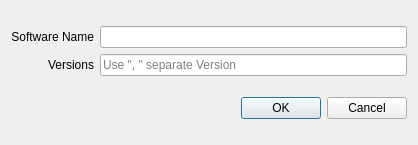
<?xml version="1.0" encoding="UTF-8"?>
<ui version="4.0">
 <class>Dialog</class>
 <widget class="QDialog" name="Dialog">
  <property name="geometry">
   <rect>
    <x>0</x>
    <y>0</y>
    <width>418</width>
    <height>145</height>
   </rect>
  </property>
  <property name="windowTitle">
   <string>Add software</string>
  </property>
  <layout class="QGridLayout" name="gridLayout">
   <item row="1" column="0">
    <widget class="QDialogButtonBox" name="buttonBox">
     <property name="orientation">
      <enum>Qt::Horizontal</enum>
     </property>
     <property name="standardButtons">
      <set>QDialogButtonBox::Cancel|QDialogButtonBox::Ok</set>
     </property>
    </widget>
   </item>
   <item row="0" column="0">
    <layout class="QGridLayout" name="gridLayout_2">
     <item row="0" column="1">
      <widget class="QLineEdit" name="nameLine"/>
     </item>
     <item row="0" column="0">
      <widget class="QLabel" name="label">
       <property name="text">
        <string>Software Name</string>
       </property>
       <property name="alignment">
        <set>Qt::AlignRight|Qt::AlignTrailing|Qt::AlignVCenter</set>
       </property>
      </widget>
     </item>
     <item row="1" column="0">
      <widget class="QLabel" name="label_2">
       <property name="text">
        <string>Versions</string>
       </property>
       <property name="alignment">
        <set>Qt::AlignRight|Qt::AlignTrailing|Qt::AlignVCenter</set>
       </property>
      </widget>
     </item>
     <item row="1" column="1">
      <widget class="QLineEdit" name="versionLine">
       <property name="text">
        <string/>
       </property>
       <property name="placeholderText">
        <string>Use &quot;, &quot; separate Version</string>
       </property>
      </widget>
     </item>
    </layout>
   </item>
  </layout>
 </widget>
 <resources/>
 <connections>
  <connection>
   <sender>buttonBox</sender>
   <signal>accepted()</signal>
   <receiver>Dialog</receiver>
   <slot>accept()</slot>
   <hints>
    <hint type="sourcelabel">
     <x>248</x>
     <y>254</y>
    </hint>
    <hint type="destinationlabel">
     <x>157</x>
     <y>274</y>
    </hint>
   </hints>
  </connection>
  <connection>
   <sender>buttonBox</sender>
   <signal>rejected()</signal>
   <receiver>Dialog</receiver>
   <slot>reject()</slot>
   <hints>
    <hint type="sourcelabel">
     <x>316</x>
     <y>260</y>
    </hint>
    <hint type="destinationlabel">
     <x>286</x>
     <y>274</y>
    </hint>
   </hints>
  </connection>
 </connections>
</ui>
